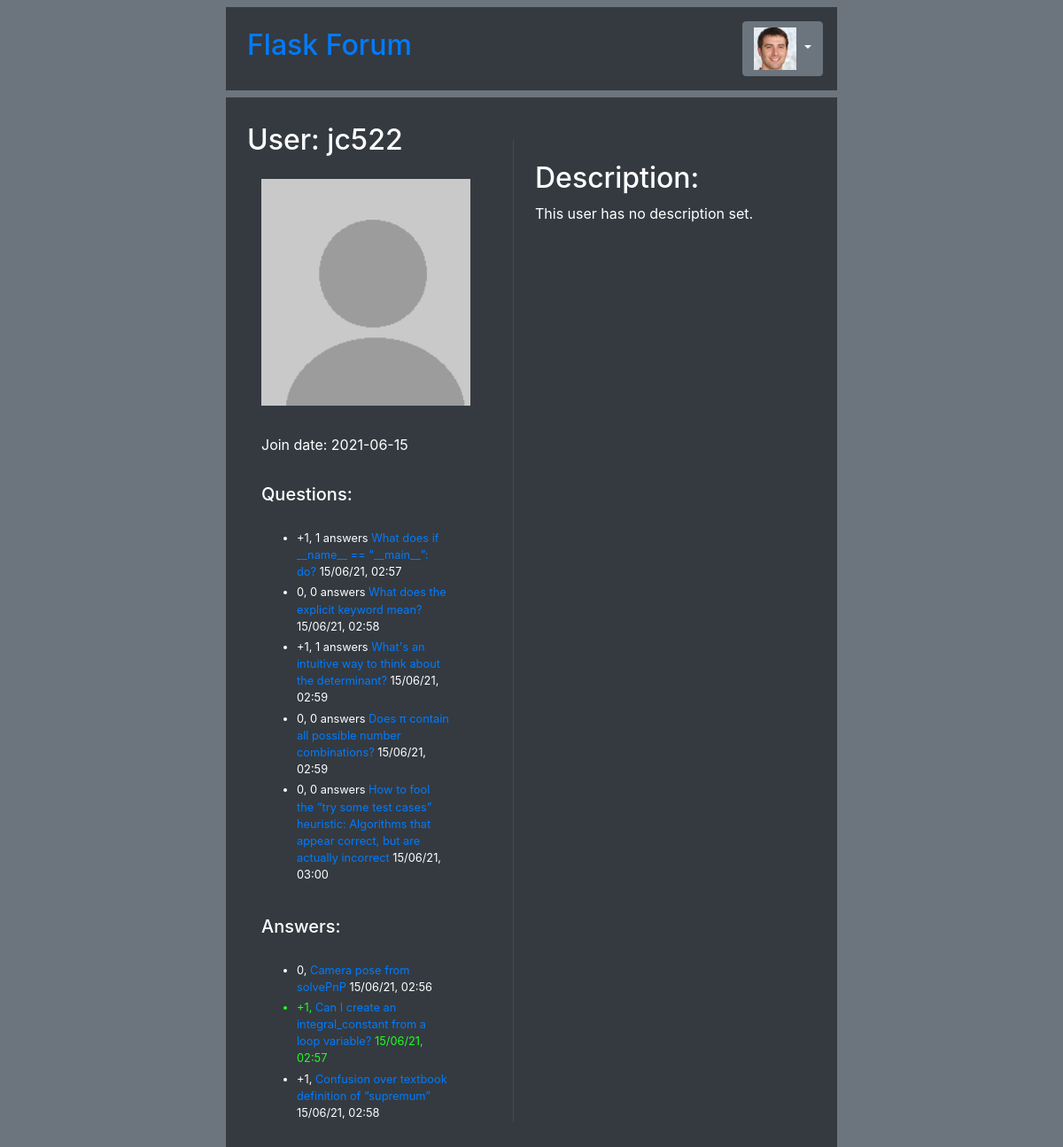
/user_profile/?user_id=9 (signed in), run on the app's committed database.
### models.py (models this page shows)
class User(UserMixin, db.Model):
    __tablename__ = "users"
    id = Column(Integer, primary_key=True)
    email = Column(String(50), unique=True)
    name = Column(String(50))
    password = Column(String(100))
    join_date = Column(Date)
    description = Column(String(500))
    questions = relationship("Question")
    answers = relationship("Answer")
    votes = relationship("Vote")

class Post(db.Model):
    __tablename__ = "posts"
    id = Column(Integer, primary_key=True)
    author_id = Column(Integer, ForeignKey('users.id'))
    content = Column(String(1000))
    votes = relationship("Vote", lazy='dynamic')
    author = relationship("User")
    date = Column(DateTime)
    __mapper_args__ = {'polymorphic_identity':'posts'}

class Question(Post):
    __tablename__ = "questions"
    id = Column(Integer, ForeignKey('posts.id'), primary_key=True)
    title = Column(String(50))
    category_id = Column(Integer, ForeignKey('categories.id'))
    __mapper_args__ = {'polymorphic_identity':'questions'}

### views/profile.py (the view)
@user_profile_blueprint.route("/user_profile/")
def user_profile():
    data = utils.get_base_data()
    data['user_id'] = request.args.get('user_id')
    data['user'] = User.query.filter_by(id=int(data['user_id'])).first()
    answers = Answer.query.filter_by(author_id=int(data['user_id']))
    questions = Question.query.filter_by(author_id=int(data['user_id']))
    data['answers_data'] = utils.get_answers_data(answers)
    data['questions_data'] = utils.get_questions_data(questions)
    return render_template(
        'profile.html',
        data=data
    )

### main.py (called while the page is built)
@login_manager.user_loader
def load_user(user_id):
    return User.query.get(int(user_id))

### views/utils.py (called while the page is built)
def get_base_data():
    data = {}
    data['logged_user_id'] = current_user.id if current_user.is_authenticated else -1
    return data

def get_questions_data(questions):
    questions_data = []
    for question in questions:
        votes_up = question.votes.filter_by(is_up = True).count()
        votes_down = question.votes.filter_by(is_up = False).count()
        votes_sum = votes_up - votes_down
        question_answers = Answer.query.filter_by(question_id=question.id)
        questions_data.append({
            'question': question,
            'votes_sum': votes_sum,
            'answers_count': question_answers.count(),
            'author_name': question.author.name,
            'has_best': question_answers.filter_by(is_best=True).first() != None,
            'time': question.date.strftime('%d/%m/%y, %H:%M'),
        })
    return questions_data

def get_answers_data(answers):
    answers_data = []
    for answer in answers:
        votes_up = answer.votes.filter_by(is_up = True).count()
        votes_down = answer.votes.filter_by(is_up = False).count()
        votes_sum = votes_up - votes_down
        answers_data.append({
            'answer': answer,
            'question_title': Question.query.filter_by(id=int(answer.question_id)).first().title,
            'votes_sum': votes_sum,
            'is_best': answer.is_best,
            'time': answer.date.strftime('%d/%m/%y, %H:%M')
        })
    return answers_data

### templates/profile.html (shortened to what this page needs)
{% extends "base.html" %}
{% block content %}
<div class="d-flex flex-column bg-dark" style="width: 40%;">
    <div class="header p-4">
        <div class="d-flex">
            <h2>User: {{data.user.name}}</h2>
        </div>
        <div class="d-flex p-3">
            <img src="/static/profiles/{{data.user.id}}.jpg" height="256" width="256"/>
        </div>
        <div class="d-flex p-3">
            Join date: {{data.user.join_date}}
        </div>
        <div class="d-flex p-3">
            <h5>Questions:</h5>
        </div>
        <div class="d-flex pl-3">
            {% if data.questions_data|count > 0 %}
            <ul>
                {% for question_data in data.questions_data %}
                <li class="small my-1" {% if question_data.has_best %} style="color: rgb(31, 255, 31)" {% endif %}>
                {%if question_data.votes_sum > 0 %}
                    +{{question_data.votes_sum}},
                {% else %}
                    {{question_data.votes_sum}},
                {% endif %} {{question_data.answers_count}} answers
                <a href="{{url_for('question_blueprint.question', question_id=question_data.question.id)}}">
                    {{question_data.question.title}}
                </a>
                {{question_data.time}}
                </li>
                {% endfor %}
            </ul>
            {% else %}
                This user didn't ask any question yet.
            {% endif %}
        </div>
        <div class="d-flex p-3">
            <h5>Answers:</h5>
        </div>
        <div class="d-flex pl-3">
            {% if data.answers_data|count > 0 %}
            <ul>
                {% for answer_data in data.answers_data %}
                <li class="small my-1" {% if answer_data.is_best %} style="color: rgb(31, 255, 31)" {% endif %}>
                {%if answer_data.votes_sum > 0 %}
                    +{{answer_data.votes_sum}},
                {% else %}
                    {{answer_data.votes_sum}},
                {% endif %}
                <a href="{{url_for('question_blueprint.question', question_id=answer_data.answer.question_id, answer_id=answer_data.answer.id)}}">
                    {{answer_data.question_title}}
                </a>
                {{answer_data.time}}
                </li>
                {% endfor %}
            </ul>
            {% else %}
                This user didn't answer any question yet.
            {% endif %}
        </div>
    </div>
</div>
<div class="d-flex flex-column bg-dark p-5" style="width: 70%;">
    <div class="d-flex flex-column" style="border-left: 1px solid rgb(73, 73, 73); width: 100%; height: 100%;">
        <div class="d-flex mt-4 ml-4">
            <h2>Description:</h2>
        </div>
        <div class="d-flex ml-4">
            <p>
                {% if data.user.description %}
                    {{data.user.description}}
                {% else %}
                    This user has no description set.
                {% endif %}
            </p>
        </div>
    </div>
</div>
{% endblock %}

### static/styles/style.css (style rules this page uses)
.header { width: 100%; margin-top: 5px; margin-bottom: 5px; padding: 10px; color: white; }

### data on the page
User: user.name "jc522", user.join_date "2021-06-15", votes_sum "1", answers_count "1", question "What does if __name__ == “__main__”: do?", time "15/06/21, 02:57", votes_sum "0", answers_count "0", question "What does the explicit keyword mean?", time "15/06/21, 02:58", question "What's an intuitive way to think about the determinant?", time "15/06/21, 02:59", question "Does π contain all possible number combinations?", question "How to fool the “try some test cases” heuristic: Algorithms that appear correct, but are actually incorrect", time "15/06/21, 03:00"
Question: votes_sum "0", question_title "Camera pose from solvePnP", time "15/06/21, 02:56"
Question: votes_sum "1", question_title "Can I create an integral_constant from a loop variable?", time "15/06/21, 02:57"
Question: votes_sum "1", question_title "Confusion over textbook definition of “supremum”", time "15/06/21, 02:58"
